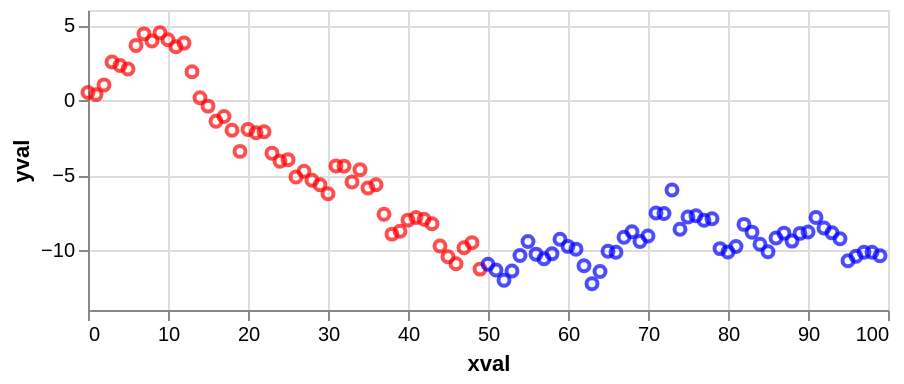

Express this chart as Vega-Lite.
### Vega-Lite specification from a JSON file in a GitHub repository (floating-point values rounded to 4 significant figures)
{"config": {"view": {"continuousWidth": 400, "continuousHeight": 150}}, "data": {"name": "data-45472a6b49c2114088f578a20dfd0fdb"}, "mark": "point", "encoding": {"color": {"condition": {"value": "red", "test": "(datum.xval < SelectorName.cutoff)"}, "value": "blue"}, "x": {"type": "quantitative", "field": "xval"}, "y": {"type": "quantitative", "field": "yval"}}, "selection": {"SelectorName": {"type": "single", "fields": ["cutoff"], "bind": {"input": "range", "max": 100, "min": 0, "name": "cutoff:", "step": 1}, "init": {"cutoff": 50}}}, "$schema": "https://vega.github.io/schema/vega-lite/v5.json", "datasets": {"data-45472a6b49c2114088f578a20dfd0fdb": [{"xval": 0, "yval": 0.4967}, {"xval": 1, "yval": 0.3584}, {"xval": 2, "yval": 1.006}, {"xval": 3, "yval": 2.529}, {"xval": 4, "yval": 2.295}, {"xval": 5, "yval": 2.061}, {"xval": 6, "yval": 3.64}, {"xval": 7, "yval": 4.408}, {"xval": 8, "yval": 3.938}, {"xval": 9, "yval": 4.481}, {"xval": 10, "yval": 4.017}, {"xval": 11, "yval": 3.551}, {"xval": 12, "yval": 3.793}, {"xval": 13, "yval": 1.88}, {"xval": 14, "yval": 0.1552}, {"xval": 15, "yval": -0.4071}, {"xval": 16, "yval": -1.42}, {"xval": 17, "yval": -1.106}, {"xval": 18, "yval": -2.014}, {"xval": 19, "yval": -3.426}, {"xval": 20, "yval": -1.96}, {"xval": 21, "yval": -2.186}, {"xval": 22, "yval": -2.119}, {"xval": 23, "yval": -3.543}, {"xval": 24, "yval": -4.088}, {"xval": 25, "yval": -3.977}, {"xval": 26, "yval": -5.128}, {"xval": 27, "yval": -4.752}, {"xval": 28, "yval": -5.353}, {"xval": 29, "yval": -5.644}, {"xval": 30, "yval": -6.246}, {"xval": 31, "yval": -4.394}, {"xval": 32, "yval": -4.407}, {"xval": 33, "yval": -5.465}, {"xval": 34, "yval": -4.642}, {"xval": 35, "yval": -5.863}, {"xval": 36, "yval": -5.654}, {"xval": 37, "yval": -7.614}, {"xval": 38, "yval": -8.942}, {"xval": 39, "yval": -8.745}, {"xval": 40, "yval": -8.007}, {"xval": 41, "yval": -7.836}, {"xval": 42, "yval": -7.951}, {"xval": 43, "yval": -8.252}, {"xval": 44, "yval": -9.731}, {"xval": 45, "yval": -10.45}, {"xval": 46, "yval": -10.91}, {"xval": 47, "yval": -9.854}, {"xval": 48, "yval": -9.511}, {"xval": 49, "yval": -11.27}, {"xval": 50, "yval": -10.95}, {"xval": 51, "yval": -11.33}, {"xval": 52, "yval": -12.01}, {"xval": 53, "yval": -11.4}, {"xval": 54, "yval": -10.37}, {"xval": 55, "yval": -9.438}, {"xval": 56, "yval": -10.28}, {"xval": 57, "yval": -10.59}, {"xval": 58, "yval": -10.25}, {"xval": 59, "yval": -9.279}, {"xval": 60, "yval": -9.758}, {"xval": 61, "yval": -9.944}, {"xval": 62, "yval": -11.05}, {"xval": 63, "yval": -12.25}, {"xval": 64, "yval": -11.43}, {"xval": 65, "yval": -10.08}, {"xval": 66, "yval": -10.15}, {"xval": 67, "yval": -9.146}, {"xval": 68, "yval": -8.785}, {"xval": 69, "yval": -9.43}, {"xval": 70, "yval": -9.068}, {"xval": 71, "yval": -7.53}, {"xval": 72, "yval": -7.566}, {"xval": 73, "yval": -6.002}, {"xval": 74, "yval": -8.621}, {"xval": 75, "yval": -7.799}, {"xval": 76, "yval": -7.712}, {"xval": 77, "yval": -8.011}, {"xval": 78, "yval": -7.92}, {"xval": 79, "yval": -9.907}, {"xval": 80, "yval": -10.13}, {"xval": 81, "yval": -9.77}, {"xval": 82, "yval": -8.292}, {"xval": 83, "yval": -8.81}, {"xval": 84, "yval": -9.619}, {"xval": 85, "yval": -10.12}, {"xval": 86, "yval": -9.205}, {"xval": 87, "yval": -8.876}, {"xval": 88, "yval": -9.406}, {"xval": 89, "yval": -8.893}, {"xval": 90, "yval": -8.796}, {"xval": 91, "yval": -7.827}, {"xval": 92, "yval": -8.529}, {"xval": 93, "yval": -8.857}, {"xval": 94, "yval": -9.249}, {"xval": 95, "yval": -10.71}, {"xval": 96, "yval": -10.42}, {"xval": 97, "yval": -10.16}, {"xval": 98, "yval": -10.15}, {"xval": 99, "yval": -10.38}]}}
